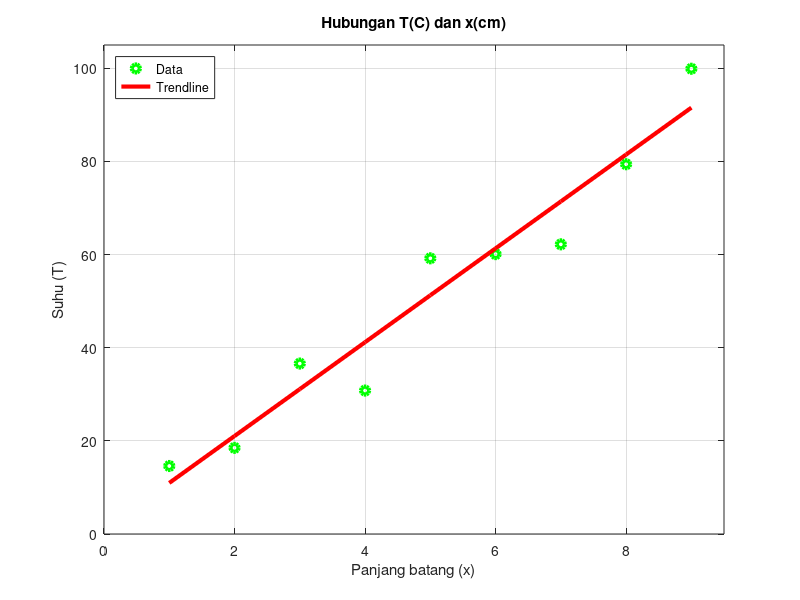

This chart was generated by the following MATLAB code:
%PROGRAM REGRESI LINEAR
%Menentukan hubungan panjang X dan suhu T

clear;clc
%variabel bebas (x)
x = [1.0 2.0 3.0 4.0 5.0 6.0 7.0 8.0 9.0];
%variabel terikat (T)
T = [14.6 18.5 36.6 30.8 59.2 60.1 62.2 79.4 99.9];

ndata = length(T);
%Menghitung b
sum_x = 0;
sum_T = 0;
sum_xT = 0;
sum_xx = 0;
sum_TT = 0;
for i=1:ndata
    sum_x = sum_x + x(i);
    sum_T = sum_T + T(i);
    sum_xT = sum_xT + T(i)*x(i);
    sum_xx = sum_xx + x(i)^2;
    sum_TT = sum_TT + T(i)^2;
end
b = (ndata*sum_xT - sum_x * sum_T)/(ndata*sum_xx - (sum_x)^2);
a = sum_T/ndata - b*sum_x/ndata; %menghitung a
y = a + b.*x; %persaamaan regresi

%Menghitung koefisien korelasi
r = ndata *sum_xT - (sum_x*sum_T);
r = r/(sqrt(ndata*sum_xx-(sum_x)^2)*sqrt(ndata*sum_TT-(sum_T)^2));

%Menampilkan hasil
disp(sprintf('Persamaan regresi: \nY = %.3f + %.3f x', a, b)) 
disp(sprintf('\nKoefisien Korelasi: \nr = %.3f dan r^2 = %.3f',r,r^2));
 
%Menampilkan grafik
plot(x, T, 'go', 'lineWidth', 3)
title('Hubungan T(C) dan x(cm)')
xlabel('Panjang batang (x)')
ylabel('Suhu (T)')
axis([0, 9.5, 0, 105])
grid on
hold on
plot(x, y, 'r-', 'lineWidth',3)
legend('Data', 'Trendline', 'location', 'northwest')
hold off

%Menghitung nilai T saat X = 12 cm
s = 12;
Y =@(x) a+b.*x;
suhu_12 = Y(s);
disp(sprintf('\nSuhu saat x = 12 adalah %.3f C', suhu_12));

